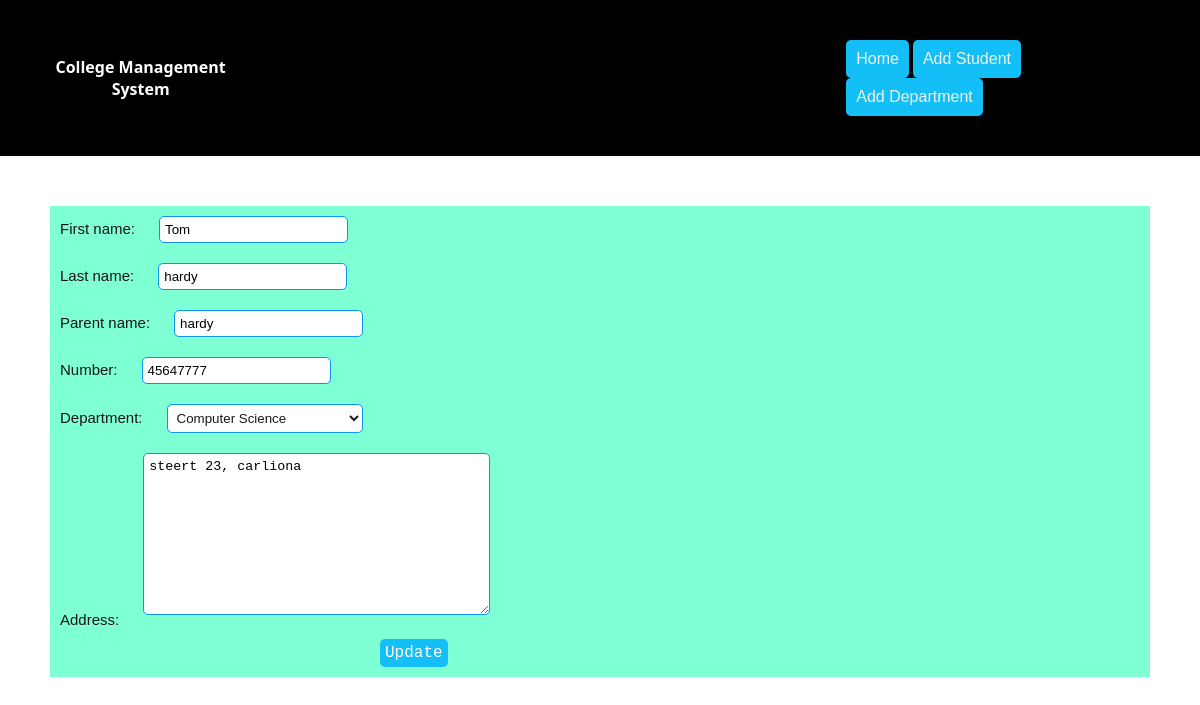
The page /12/update/ on the database its author committed.
### mainapp/models.py (models this page shows, shortened)
class Students(models.Model):
    GENDER_CHOICES = (("m", "Male"), ("f", "Female"))
    admission_number = models.CharField(max_length=120)
    first_name = models.CharField(max_length=120)
    middle_name = models.CharField(max_length=120, blank=True)
    last_name = models.CharField(max_length=120)
    parent_name = models.CharField(max_length=120)
    address = models.TextField()
    number = models.IntegerField()
    department = models.ForeignKey(Department, on_delete=models.CASCADE)
    DOB = models.DateField()
    Joined_date = models.DateField(auto_now_add=True)
    gender = models.CharField(max_length=10, choices=GENDER_CHOICES)

### mainapp/views.py (the view, shortened to what this page needs)
# urls.py: path('<int:id>/update/', Student_update.as_view(), name="stdupd"),
class Student_update(UpdateView):
    queryset = Students.objects.all()
    template_name = 'students_form.html'
    form_class = StudentForm
    def get_object(self):
        id = self.kwargs.get('id')
        return get_object_or_404(Students, id=id)

### mainapp/forms.py
class StudentForm(forms.ModelForm):
    class Meta:
        model = Students
        fields = [
            'first_name',
            'last_name',
            'parent_name',
            'number',
            'department',
            'address',
        ]

### mainapp/models.py (called while the page is built)
    def __str__(self):
        return self.name

### mainapp/templates/students_form.html (shortened to what this page needs)
{% extends 'base.html' %}
{% block content %}
<form action=" " method="POST">
  {{ form.as_p }}
  <div id="form-django">
  <input type="submit"  value="Update">
</div>
</form>
{% endblock %}

### mainapp/static/style.css (style rules this page uses)
* { margin: 0; padding: 0; }
form label { color: rgb(24, 20, 20); font-size: 15px; font-family: Verdana, Geneva, Tahoma, sans-serif; padding: 10px; }
form input,textarea { border: 1px solid rgb(12, 148, 238); border-radius: 5px; margin: 10px; padding: 5px; }
form select { border: 1px solid rgb(12, 148, 238); border-radius: 5px; margin: 10px; padding: 5px; color: rgb(26, 23, 23); background-color: #fff; }
form option { color: #000; background-color:#fff ; }
form input[type=submit] { background-color: rgb(20, 190, 247); border: none; font-family: 'Courier New', Courier, monospace; font-size: 1em ; border-radius: 5px; cursor: pointer; color: #fff; }
#form-django { align-items: center; margin-left: 320px; }

### rows shown on the page
Students: first_name "Tom", last_name "hardy", parent_name "hardy", number "45647777", department "Computer Science", address "steert 23, carliona"
